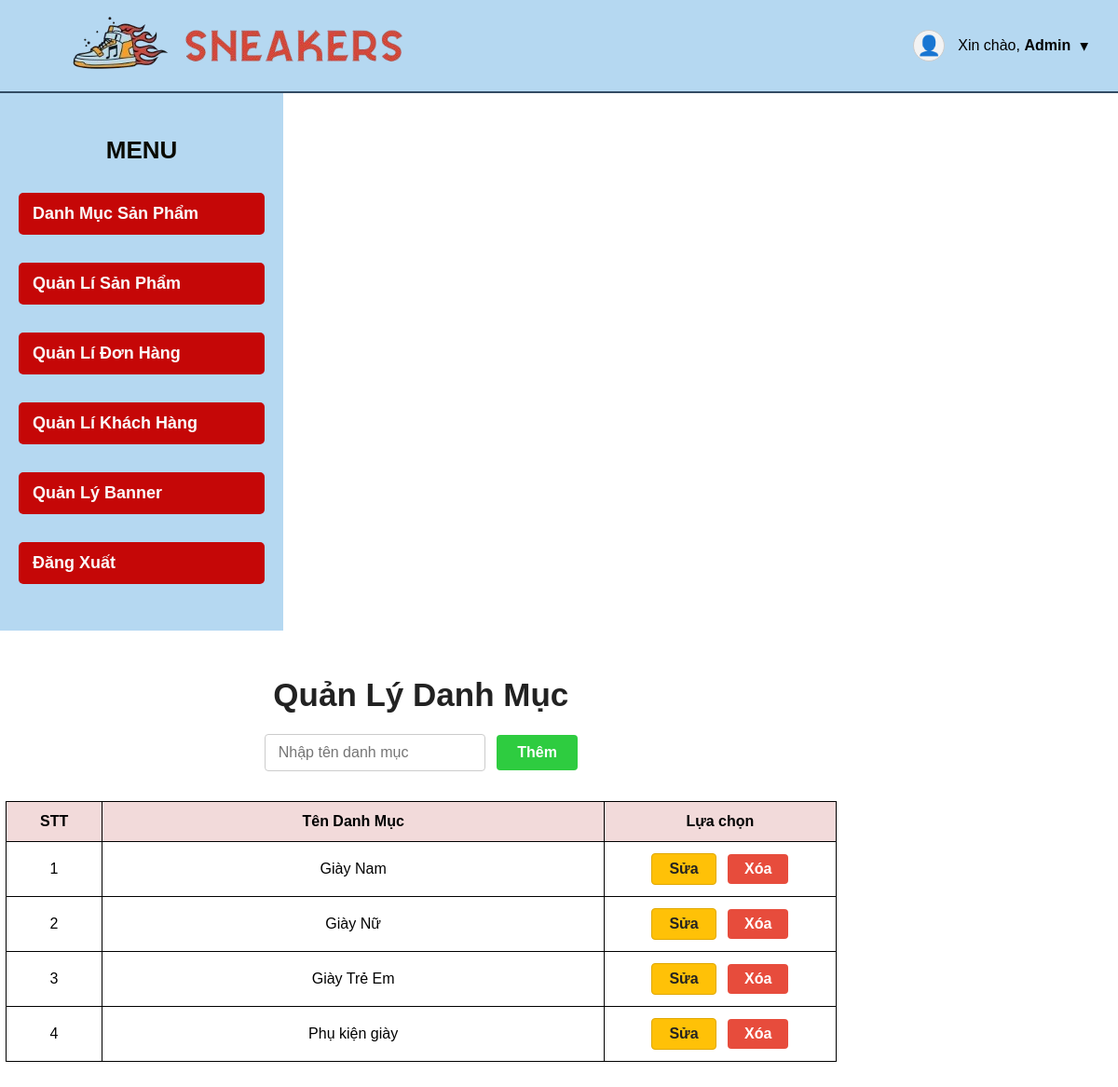
The page /admin/category.php on the database as committed earlier.
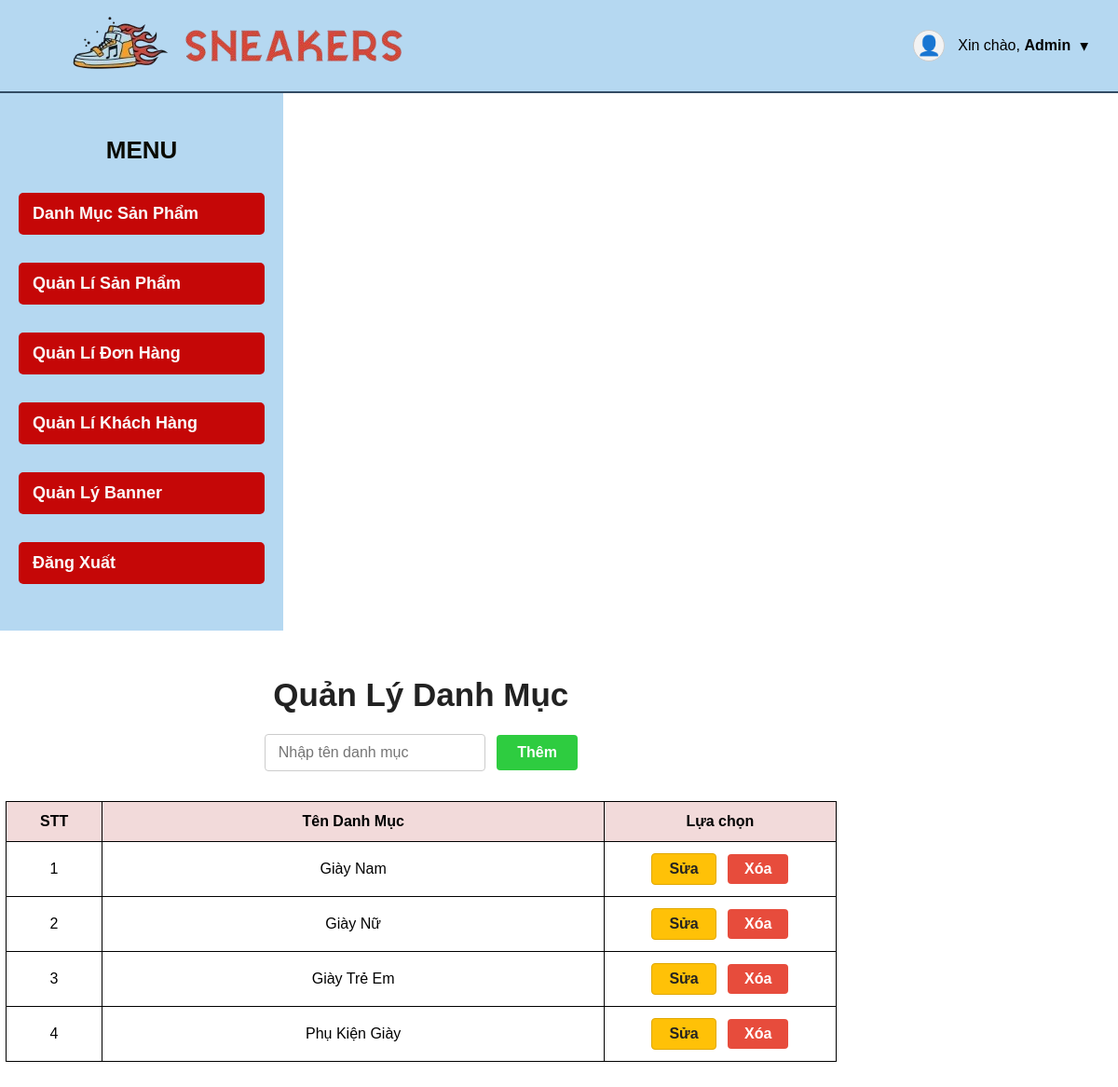
The same page on the database as committed later.
### tables this page shows
CREATE TABLE Category (
    id INT AUTO_INCREMENT PRIMARY KEY,
    name VARCHAR(100) NOT NULL
);

### backend/database.php (called while the page is built, shortened)
<?php
class Database {
    public $host = "localhost";
    public $user = "root";
    public $pass = "";
    public $dbname = "sneakers";
    public $link;
    public function __construct() {
        $this->link->set_charset("utf8mb4");
    }
    private function connectDB() {
        $this->link = new mysqli($this->host, $this->user, $this->pass, $this->dbname);
    }
    public function select($query) {
        $result = $this->link->query($query) or die($this->link->error . __LINE__);
        if ($result->num_rows > 0) {
            return $result;
        } else {
            return false;
        }
    }
}
?>

### backend/categories/category_add.php (called while the page is built, shortened)
<?php
require_once __DIR__ . '/../database.php';
class Category {
    private $db;
    public function __construct() {
        $this->db = new Database();
    }
    public function get_all_categories() {
        $query = "SELECT * FROM category ORDER BY id ";
        return $this->db->select($query);
    }
}

### admin/category.php (the view, shortened to what this page needs)
<?php
include "header.php";
include "slider.php";
include "../backend/categories/category_add.php";
$category = new Category();
$categories = $category->get_all_categories();
?>
<div class="admin-right-container">
    <div class="admin-right-add">
        <h2>Quản Lý Danh Mục</h2>
        <form action="" method="POST">
            <input required name="category_name" id="category_name" type="text" placeholder="Nhập tên danh mục">
            <button type="submit" class="btn-green">Thêm</button>
        </form>
    </div>
    <div class="admin-left-delete">
        <table>
            <tr>
                <th>STT</th>
                <th>Tên Danh Mục</th>
                <th>Lựa chọn</th>
            </tr>
            <?php
            if ($categories) {
                while($row = $categories->fetch_assoc()) {
                    echo "<tr>
                        <td>{$row['id']}</td>
                        <td>{$row['name']}</td>
                        <td>
                            <a href='../backend/categories/category_edit.php?id={$row['id']}' class='btn-edit'>Sửa</a>
                            <a href='../backend/categories/category_delete.php?id={$row['id']}' class='btn-delete' onclick=\"return confirm('Bạn có chắc muốn xóa?')\">Xóa</a>
                        </td>
                    </tr>";
                }
            }
            ?>
        </table>
    </div>
</div>

Rows that differ between the two databases and show on the page:
changed category id 4: name "Phụ kiện giày" → "Phụ Kiện Giày"
